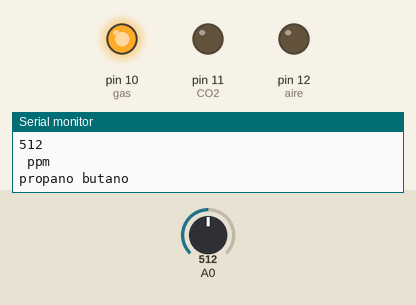
The sketch below on a simulated Arduino Uno, built with avr-gcc and run on an emulated ATmega328P. Parts: output pins drawn as LEDs (lit = HIGH), the last lines printed to the serial monitor. The test bench sets the inputs (shaded band); at power-on: A0 = 512.

Above: at 1.2 s.
1.3 s: A0 set to 360
2.9 s: A0 set to 333
At 4.4 s:
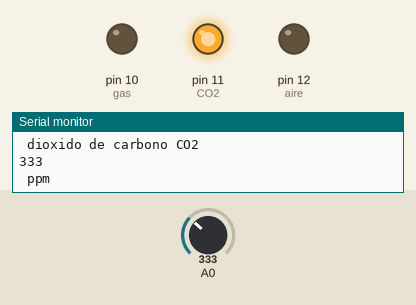
4.7 s: A0 set to 72
6.2 s: A0 set to 59
At 7.1 s:
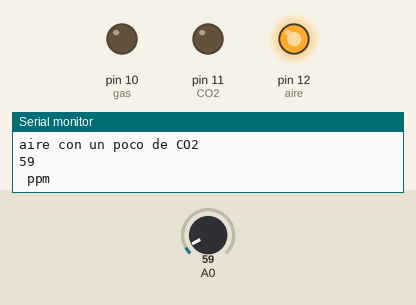
8.0 s: A0 set to 75
At 9.5 s:
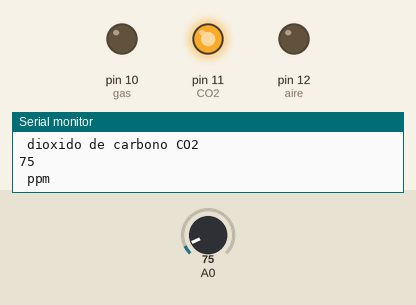
9.8 s: A0 set to 392
11.3 s: A0 set to 407
At 12.5 s:
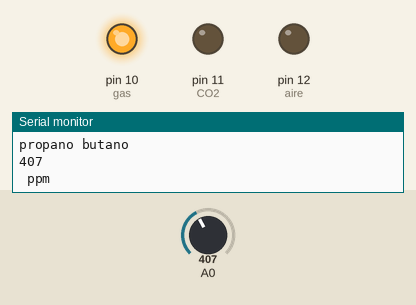
Timing chart, 0 to 14.1 s (numbered marks = the images above; inputs shaded):
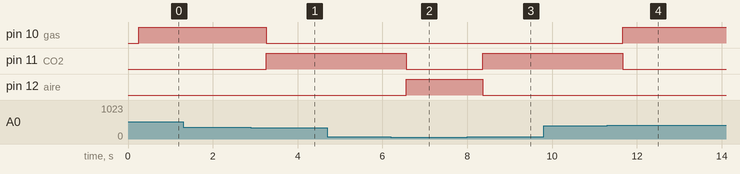

The sketch:

sensor_mq135.ino
```cpp
int s_analogica_mq135=0;
int aire =12;
int CO2=11;
int gas=10;

void setup()
{
  Serial.begin(9600);
  pinMode(aire,OUTPUT);
  pinMode(CO2,OUTPUT);
  pinMode(gas,OUTPUT);

  digitalWrite(aire,LOW);
  digitalWrite(CO2,LOW);
  digitalWrite(gas,LOW);

}


void loop()
{
  s_analogica_mq135 = analogRead(0);
  Serial.println(s_analogica_mq135, DEC);
  Serial.println(" ppm");
  delay(250);
  //aire
  if(s_analogica_mq135<=55)
  {
  Serial.println("aire normal");
  digitalWrite(aire,LOW);
  digitalWrite(CO2,LOW);
  digitalWrite(gas,LOW);
  delay(50);
  }
//aire con dioxido humano
  if(s_analogica_mq135>=56 && s_analogica_mq135<=65)
  {
  Serial.println("aire con un poco de CO2");
  digitalWrite(aire,HIGH);
  digitalWrite(CO2,LOW);
  digitalWrite(gas,LOW);
  delay(50);
  }
 //dioxido de carbono
  if(s_analogica_mq135>=74 && s_analogica_mq135<=350)
  {
  Serial.println(" dioxido de carbono CO2");
  digitalWrite(aire,LOW);
  digitalWrite(CO2,HIGH);
  digitalWrite(gas,LOW);
  delay(50);
  }
  //gas propano y butano
  if(s_analogica_mq135>=400)
  {
  Serial.println("propano butano");
  digitalWrite(aire,LOW);
  digitalWrite(CO2,LOW);
  digitalWrite(gas,HIGH);
  delay(50);
  }

}
```

Measured:
- the behaviour switches between 351 and 350 on A0 (found by bisection; images 0 and 1)
- the behaviour switches between 66 and 65 on A0 (found by bisection; images 1 and 2)
- the behaviour switches between 399 and 400 on A0 (found by bisection; images 3 and 4)
- after the input at 2.9 s, pin 10 (gas): HIGH → LOW after 0.36 s; pin 11 (CO2): LOW → HIGH after 0.36 s
- after the input at 6.2 s, pin 11 (CO2): HIGH → LOW after 0.36 s; pin 12 (aire): LOW → HIGH after 0.36 s
- after the input at 8.0 s, pin 11 (CO2): LOW → HIGH after 0.36 s; pin 12 (aire): HIGH → LOW after 0.36 s
- after the input at 11.3 s, pin 10 (gas): LOW → HIGH after 0.37 s; pin 11 (CO2): HIGH → LOW after 0.37 s
